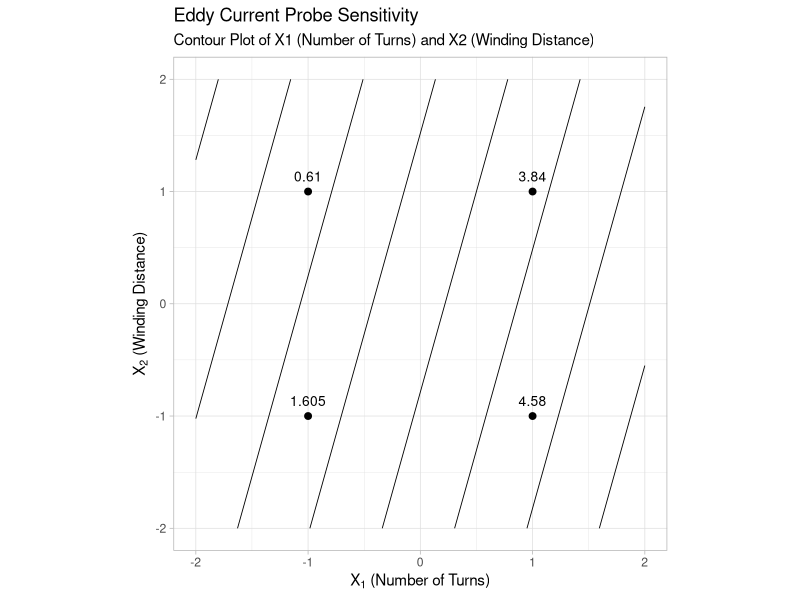

This chart was generated by the following R code:
## ---- chunk 1
#| code-fold: true
x1t <- -1 + 2 * (150 - 90) / (180 - 90)
x2t <- -1 + 2 * (0.50 - 0.38) / (1.14 - 0.38)
c(x1 = x1t, x2 = x2t, y_hat = 2.65875 + 1.55125 * x1t - 0.43375 * x2t)
## ---- chunk 2
#| label: fig-pri-61a-contour
#| fig-cap: "DOE contour plot of number of turns (X1) and winding distance (X2) for the eddy current probe sensitivity data"
#| code-fold: true
#| message: false
library(tidyverse)

contour_grid <- expand_grid(x1 = seq(-2, 2, 0.02), x2 = seq(-2, 2, 0.02)) |>
  mutate(y = 2.65875 + 1.55125 * x1 - 0.43375 * x2)

corners <- tibble(x1 = c(-1, 1, -1, 1), x2 = c(-1, -1, 1, 1), avg = c(1.605, 4.58, 0.61, 3.84))

ggplot(contour_grid, aes(x1, x2, z = y)) +
  geom_contour(color = "black", linewidth = 0.3) +
  geom_point(data = corners, aes(x1, x2, z = NULL), size = 2) +
  geom_text(data = corners, aes(x1, x2, label = avg, z = NULL), vjust = -1, size = 3.5) +
  coord_equal(xlim = c(-2, 2), ylim = c(-2, 2)) +
  labs(
    title = "Eddy Current Probe Sensitivity", subtitle = "Contour Plot of X1 (Number of Turns) and X2 (Winding Distance)",
    x = expression(X[1] ~ "(Number of Turns)"), y = expression(X[2] ~ "(Winding Distance)")
  ) +
  theme_light()
